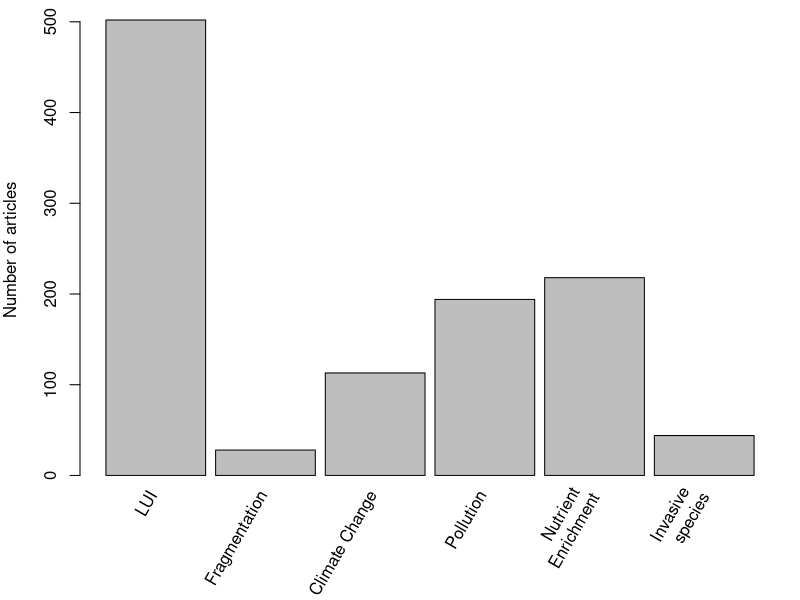

Write the R code that produced this figure. (Note: this script raises an error after producing the figure.)
setwd("C:/Users/hp39wasi/WORK/GCimpactsSB")
## I got these numbers by hand
## These are the number of papers screened

gcd <- data.frame(gcd = c("LUI", "Fragmentation", "Climate Change", "Pollution", "Nutrient \nEnrichment", "Invasive \nspecies"),
                  total = c(502, 28, 113, 194, 218, 44))

# jpeg(filename = "NumberofArticles.jpeg", quality = 100, res = 300, width = 2000, height = 1000)

par(mar=c(6, 4, 1, 1))
par(bg=NA)


b <- barplot(gcd$total, space=0.1, ylab = "Number of articles")
end_point = 0 + nrow(gcd) + nrow(gcd)-1 #this is the line which does the trick (together with barplot "space = 1" parameter)

text(b[,1], par("usr")[3]-15, 
     srt = 60, adj= c(1, 0.2), xpd = TRUE,
     labels = gcd$gcd, cex=1)

# dev.off()



b <- barplot(t$Freq, space=0.1, ylab = "Number of papers")
#axis(1, at = b[,1], labels = t$t, space=1)
text(b[,1], par("usr")[3]-15, 
     srt = 60, adj= c(1, 0.2), xpd = TRUE,
     labels = gcd$gcd, cex=1)
dev.off()


## NUMBER OF EXTRACTED DATA

# got all these numbers by hand

dat <- data.frame(gcd = c("LUI", "Fragmentation", "Climate \nChange", "Pollution", "Nutrient \nEnrichment", "Invasive \nspecies"),
                  articles = c(92, 22, 95, 57, 122, 43), 
                  cases = c(295, 96, 493, 343, 417, 154),
                  todo = c(313/2,4,16,125/2,68/2,0))

par(mar = c(6, 4, 1, 7))

b <- barplot(dat$articles, xaxs = "i", ylab = "Number of articles (white bars)", xlim = c(0, 7), col="white")
par(new=TRUE)
plot(b,dat$cases,xaxs = "i", xlim=c(0,7),pch = 19,col="red",axes=FALSE,ylim=c(0,500),ann=FALSE)
axis(4,at=seq(0,500,50), las = 2, pos = 7.3)
mtext("Number of cases (red dots)", line =  4.5, side = 4)


text(b[,1], par("usr")[3]-15, 
     srt = 60, adj= c(1, 0.5), xpd = TRUE,
     labels = dat$gcd, cex=1)



stackedDat <- matrix(c(dat$articles, dat$todo), nrow = 2, byrow = TRUE)
colnames(stackedDat) <- dat$gcd


jpeg(filename = "NumberofArticles.jpeg", quality = 100, res = 300, width = 3500, height = 2000)

par(mar = c(6, 6, 1, 7))


b <- barplot(stackedDat, 
        col=colors()[c(23,89)] , 
        border="white", 
        space=0.04, 
        xlim = c(0,7),
        font.axis=2, 
        xlab="Global Change Driver",
        ylab="Number of articles \n(brown = data extracted, \ngreen = estimated still to extract)")
par(new=TRUE)
tt <- plot(b,dat$cases,pch = 19,col="black" ,axes=FALSE,ylim=c(0,500),ann=FALSE,  xlim=c(0,7))
axis(4,at=seq(0,500,50), las = 2, pos = 6.3)
mtext("Number of cases (black dots)", line =  -2, side = 4)
dev.off()
